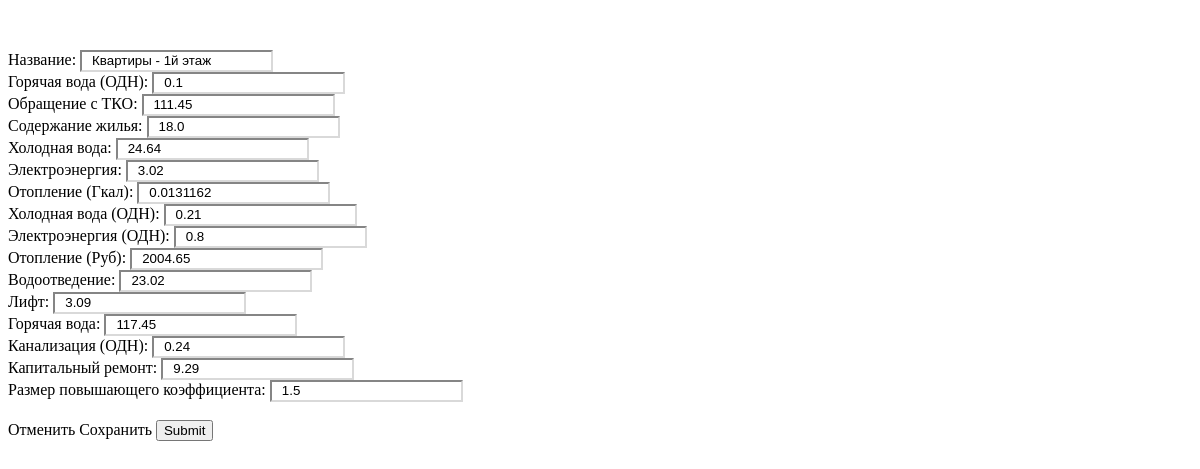
Page /tariff/1/edit (signed in) on the earlier database version.
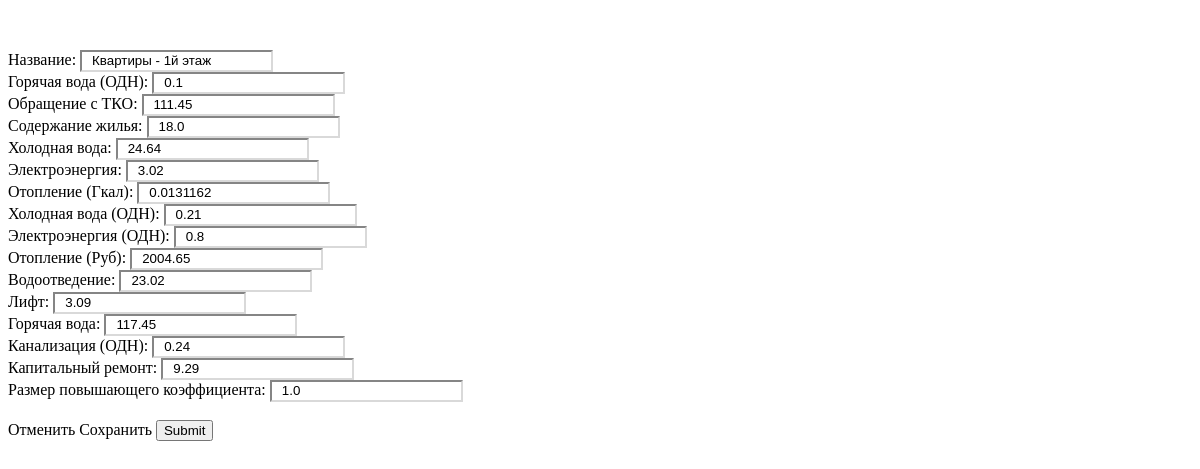
Same page on the later database version.
### tariff/models.py (models this page shows, shortened)
class Tariff(models.Model):
    name = models.CharField(max_length=200)
    maintenance = models.FloatField(null=True, blank=True)
    heating = models.FloatField(null=True, blank=True)
    heating_rub = models.FloatField(null=True, blank=True)
    hot_water = models.FloatField(null=True, blank=True)
    hot_water_odn = models.FloatField(null=True, blank=True)
    cold_water = models.FloatField(null=True, blank=True)
    cold_water_odn = models.FloatField(null=True, blank=True)
    sewage = models.FloatField(null=True, blank=True)
    sewage_odn = models.FloatField(null=True, blank=True)
    solid_waste = models.FloatField(null=True, blank=True)
    electricity = models.FloatField(null=True, blank=True)
    lift = models.FloatField(null=True, blank=True)
    electricity_odn = models.FloatField(null=True, blank=True)
    capital_repair = models.FloatField(null=True, blank=True, default=0)
    multiplying_factor = models.FloatField(null=True, blank=True, default=1)
    class Meta:
        verbose_name = 'tariff'
        verbose_name_plural = 'tariffs'

### tariff/views.py (the view)
# urls.py: path('<int:pk>/edit', edit_tariff, name='edit_tariff'),
@login_required
def edit_tariff(request, pk):
    tariff = get_object_or_404(Tariff, pk=pk)
    if request.method == "POST":
        tariff_form = TariffForm(request.POST, instance=tariff)
        if tariff_form.is_valid():
            tariff_form.save()
            return HttpResponse(
                status=204,
                headers={
                    'HX-Trigger': json.dumps({
                        "tariffListChanged": None,
                        "showMessage": f"Тариф {tariff.name} изменен."
                    })
                }
            )
    else:
        tariff_form = TariffForm(instance=tariff)
    return render(request, 'tariff/edit.html', {
        'tariff_form': tariff_form,
        'tariff': tariff,
        'title': 'РЕДАКТИРОВАНИЕ ТАРИФА',
    })

### tariff/templates/tariff/edit.html (shortened to what the changed rows need)
{% load widget_tweaks %}
{% with WIDGET_ERROR_CLASS='is-invalid' %}
<form hx-post="{{ request.path }}" hx-headers='{"X-CSRFToken":"{{ csrf_token }}"}' class="modal-content">
    <div class="modal-content">
        <div class="modal-body">
          <div class="row mb-3">
            <div class="col">
              <label for="{{ tariff_form.name.id_for_label }}" class="form-label">Название:</label>
                {% render_field tariff_form.name class="form-control" %}
            </div>
            <div class="col">
              <label for="{{ tariff_form.hot_water_odn.id_for_label }}" class="form-label">Горячая вода (ОДН):</label>
              {% render_field tariff_form.hot_water_odn class="form-control" %}
            </div>
            <div class="col">
              <label for="{{ tariff_form.solid_waste.id_for_label }}" class="form-label">Обращение с ТКО:</label>
              {% render_field tariff_form.solid_waste class="form-control" %}
            </div>
          </div>
          <div class="row mb-3">
            <div class="col">
              <label for="{{ tariff_form.maintenance.id_for_label }}" class="form-label">Содержание жилья:</label>
              {% render_field tariff_form.maintenance class="form-control" %}
            </div>
            <div class="col">
              <label for="{{ tariff_form.cold_water.id_for_label }}" class="form-label">Холодная вода:</label>
              {% render_field tariff_form.cold_water class="form-control" %}
            </div>
            <div class="col">
              <label for="{{ tariff_form.electricity.id_for_label }}" class="form-label">Электроэнергия:</label>
              {% render_field tariff_form.electricity class="form-control" %}
            </div>
          </div>
          <div class="row mb-3">
            <div class="col">
              <label for="{{ tariff_form.heating.id_for_label }}" class="form-label">Отопление (Гкал):</label>
              {% render_field tariff_form.heating class="form-control" %}
            </div>
            <div class="col">
              <label for="{{ tariff_form.cold_water_odn.id_for_label }}" class="form-label">Холодная вода (ОДН):</label>
              {% render_field tariff_form.cold_water_odn class="form-control" %}
            </div>
            <div class="col">
              <label for="{{ tariff_form.electricity_odn.id_for_label }}" class="form-label">Электроэнергия (ОДН):</label>
              {% render_field tariff_form.electricity_odn class="form-control" %}
            </div>
          </div>
          <div class="row mb-3">
            <div class="col">
              <label for="{{ tariff_form.heating_rub.id_for_label }}" class="form-label">Отопление (Руб):</label>
              {% render_field tariff_form.heating_rub class="form-control" %}
            </div>
            <div class="col">
              <label for="{{ tariff_form.sewage.id_for_label }}" class="form-label">Водоотведение:</label>
              {% render_field tariff_form.sewage class="form-control" %}
            </div>
            <div class="col">
              <label for="{{ tariff_form.lift.id_for_label }}" class="form-label">Лифт:</label>
              {% render_field tariff_form.lift class="form-control" %}
            </div>
          </div>
          <div class="row mb-3">
            <div class="col">
              <label for="{{ tariff_form.hot_water.id_for_label }}" class="form-label">Горячая вода:</label>
              {% render_field tariff_form.hot_water class="form-control" %}
            </div>
            <div class="col">
              <label for="{{ tariff_form.sewage_odn.id_for_label }}" class="form-label">Канализация (ОДН):</label>
              {% render_field tariff_form.sewage_odn class="form-control" %}
            </div>
            <div class="col">
              <label for="{{ tariff_form.capital_repair.id_for_label }}" class="form-label">Капитальный ремонт:</label>
              {% render_field tariff_form.capital_repair class="form-control" %}
            </div>
          </div>
          <div class="row mb-3">
            <div class="col">
              <label for="{{ tariff_form.multiplying_factor.id_for_label }}" class="form-label">Размер повышающего коэффициента:</label>
              {% render_field tariff_form.multiplying_factor class="form-control" %}
            </div>
          </div>
            <br>
        </div>
    </div>
</form>
{% endwith %}

Differences in the rows shown:
changed Tariff "Квартиры - 1й этаж": multiplying_factor "1.5" → "1.0"
